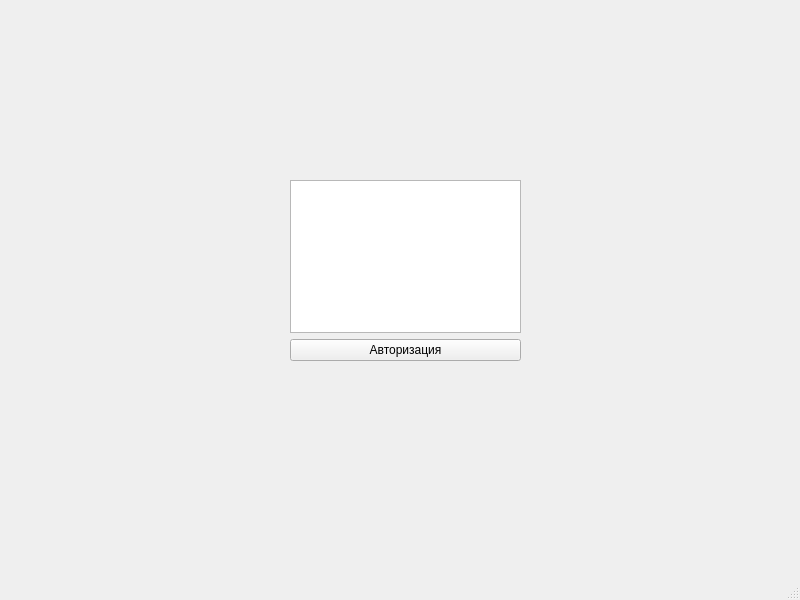
<?xml version="1.0" encoding="UTF-8"?>
<ui version="4.0">
 <class>MainWindow</class>
 <widget class="QMainWindow" name="MainWindow">
  <property name="geometry">
   <rect>
    <x>0</x>
    <y>0</y>
    <width>800</width>
    <height>600</height>
   </rect>
  </property>
  <property name="windowTitle">
   <string>MainWindow</string>
  </property>
  <widget class="QWidget" name="centralwidget">
   <widget class="QWidget" name="verticalLayoutWidget">
    <property name="geometry">
     <rect>
      <x>290</x>
      <y>180</y>
      <width>231</width>
      <height>181</height>
     </rect>
    </property>
    <layout class="QVBoxLayout" name="verticalLayout">
     <item>
      <widget class="QTextEdit" name="secure_editor">
       <property name="readOnly">
        <bool>true</bool>
       </property>
      </widget>
     </item>
     <item>
      <widget class="QPushButton" name="btn_login">
       <property name="text">
        <string>Авторизация</string>
       </property>
      </widget>
     </item>
    </layout>
   </widget>
  </widget>
  <widget class="QMenuBar" name="menubar">
   <property name="geometry">
    <rect>
     <x>0</x>
     <y>0</y>
     <width>800</width>
     <height>21</height>
    </rect>
   </property>
  </widget>
  <widget class="QStatusBar" name="statusbar"/>
 </widget>
 <resources/>
 <connections/>
</ui>
